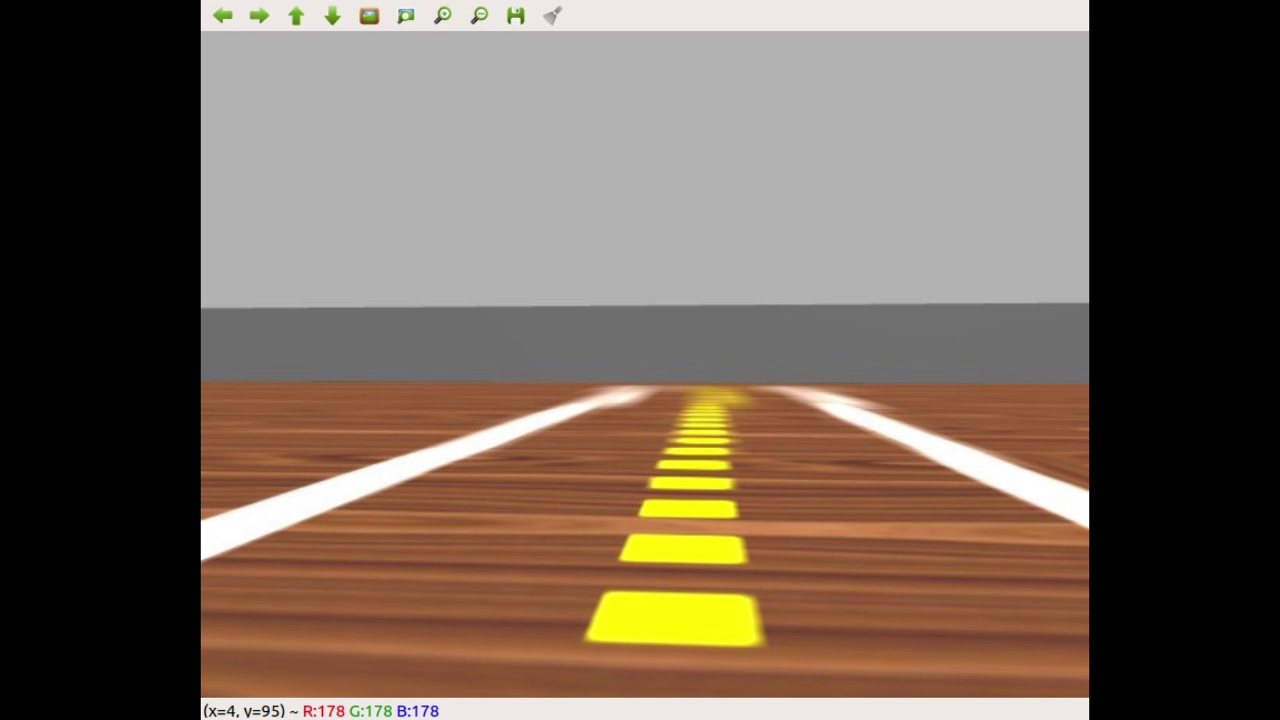
#> input picture robot-aps3-v2-tuesday09/frame01.jpg, 1280 x 720 px; the run also reads 3 pictures not shown here
$ jupyter execute --allow-errors atividade_Semana03.ipynb   (shell and % lines are left out)
#> lines starting #> are read from the running program, lines starting #| are printed output that depends on the picture; after the words box and inside, x2 and y2 are one past the last pixel; in counts of white or black regions, pixels touching at a corner belong together
### robot-aps3-v2-tuesday09/biblioteca.py
#!/usr/bin/python
# -*- coding: utf-8 -*-

import cv2
import numpy as np
import math

from sklearn.linear_model import LinearRegression
from scipy import stats

def segmenta_linha_amarela(bgr):
    """Não mude ou renomeie esta função
        deve receber uma imagem bgr e retornar os segmentos amarelos do centro da pista em branco.
        Utiliza a função cv2.morphologyEx() para limpar ruidos na imagem
    """
    img_hsv = cv2.cvtColor(bgr.copy(), cv2.COLOR_BGR2HSV)

    hsv1 = np.array([20, 100, 150])
    hsv2 = np.array([35, 255, 255])

    mask = cv2.inRange(img_hsv, hsv1, hsv2)

    mask = cv2.morphologyEx(mask,cv2.MORPH_CLOSE,np.ones((5, 5)))

    return mask

def encontrar_contornos(mask):
    """Não mude ou renomeie esta função
        deve receber uma imagem preta e branca os contornos encontrados
    """


    contornos, arvore = cv2.findContours(mask.copy(), cv2.RETR_TREE, cv2.CHAIN_APPROX_SIMPLE)
    return contornos


def crosshair(img, point, size, color):
    """ Desenha um crosshair centrado no point.
        point deve ser uma tupla (x,y)
        color é uma tupla R,G,B uint8
    """
    x,y = point
    cv2.line(img,(x - size,y),(x + size,y),color,2)
    cv2.line(img,(x,y - size),(x, y + size),color,2)

def encontrar_centro_dos_contornos(img, contornos):
    """Não mude ou renomeie esta função
        deve receber um contorno e retornar, respectivamente, a imagem com uma cruz no centro de cada segmento e o centro dele. formato: img, x, y
    """
    img_contornos = img.copy()
    X = []
    Y = []

    for contorno in contornos:
        M = cv2.moments(contorno)
        try:
            cX = int(M["m10"] / M["m00"])
            cY = int(M["m01"] / M["m00"])
            point = (int(cX), int(cY))
            crosshair(img_contornos, point, 15, (0, 0, 255))
            X.append(int(cX))
            Y.append(int(cY))
        except:
            pass

    return img_contornos, X, Y

def desenhar_linha_entre_pontos(img, X, Y, color):
    """Não mude ou renomeie esta função
        deve receber uma lista de coordenadas XY, e retornar uma imagem com uma linha entre os centros EM SEQUENCIA do mais proximo.
    """
    linha = img.copy()
    for i in range(len(X)-1):
        cv2.line(linha,(X[i],Y[i]),(X[i+1],Y[i+1]),(255, 0, 0), 2)

    return linha

def regressao_por_centro(img, x,y):
    """Não mude ou renomeie esta função
        deve receber uma lista de coordenadas XY, e estimar a melhor reta, utilizando o metodo preferir, que passa pelos centros. Retorne a imagem com a reta e os parametros da reta

        Dica: cv2.line(img,ponto1,ponto2,color,2) desenha uma linha que passe entre os pontos, mesmo que ponto1 e ponto2 não pertençam a imagem.
    """

    value =[]
    j = 0
    while j < len(x):
        a = ((x[j]*x[j]) + (y[j]*y[j]))**(1/2)
        value.append(a)
        j+=1
    # First quartile (Q1)
    Q1 = np.percentile(value, 25, interpolation = 'midpoint')

    # Third quartile (Q3)
    Q3 = np.percentile(value, 75, interpolation = 'midpoint')

    # Interquaritle range (IQR)
    iqr = Q3 - Q1
    filterx = []
    filtery = []
    i=0
    while i < len(value)-1:
        if Q1-(iqr*1.5) <= value[i]:
            if Q3+(iqr*1.5) >= value[i]:
                filterx.append(x[i])
                filtery.append(y[i])
                i += 1
        else:
            i+=1

    regressao = img.copy()
    slope, intercept, r, p, std_err = stats.linregress(filterx, filtery)

    ponto1 = (img.shape[1], int(slope * img.shape[1] + intercept))
    ponto2 = (0, int(slope * 0 + intercept))

    cv2.line(regressao, ponto1, ponto2, (0, 255, 0), 10)

    return regressao, [slope, intercept]

def calcular_angulo_com_vertical(img, lm):
    """Não mude ou renomeie esta função
        deve receber uma lista de coordenadas XY, e estimar a melhor reta, utilizando o metodo preferir, que passa pelos centros. Retorne a imagem com a reta.

        Dica: cv2.line(img,ponto1,ponto2,color,2) desenha uma linha que passe entre os pontos, mesmo que ponto1 e ponto2 não pertençam a imagem.
    """
    m = lm[0]

    alpha = math.atan(m)
    beta = abs(math.degrees(alpha))
    angulo = 90 - beta

    return angulo

### robot-aps3-v2-tuesday09/biblioteca2.py
#!/usr/bin/python
# -*- coding: utf-8 -*-

import cv2
import numpy as np
import math
import matplotlib.pyplot as plt


def segmenta_linha_branca(bgr):
    """Não mude ou renomeie esta função
        deve receber uma imagem e segmentar as faixas brancas
    """
    gray = bgr.copy()
    gray = cv2.cvtColor(gray, cv2.COLOR_BGR2GRAY)
    gray[gray > 240] = 255
    gray[gray < 240] = 0

    return gray


def estimar_linha_nas_faixas(img, mask):
    """Não mude ou renomeie esta função
        deve receber uma imagem preta e branca e retorna dois pontos que formen APENAS uma linha em cada faixa. Desenhe cada uma dessas linhas na iamgem.
         formato: [[(x1,y1),(x2,y2)], [(x1,y1),(x2,y2)]]
    """

    x5 = 0
    x6 = 0
    y5 = 0
    y6 = 0
    x3 = 0
    y3 = 0
    x4 = 0
    y4 = 0
    coeflist = []
    linhas = [[(x5,y5),(x6,y6)], [(x3,y3),(x4,y4)]]
    coeflist
    minLineLength = 1000
    maxLineGap = 50
    lines = cv2.HoughLinesP(mask,1,np.pi/180,100,minLineLength,maxLineGap)
    for line in lines:
        x1, y1, x2, y2 = line[0]
        coef = (y2-y1)/(x2-x1)
        coeflist.append(coef)
    direita = coeflist.index(min(coeflist))
    esquerda = coeflist.index(max(coeflist))
    x5, y5, x6, y6 = lines[direita][0][0], lines[direita][0][1], lines[direita][0][2], lines[direita][0][3]
    x3, y3, x4, y4 = lines[esquerda][0][0], lines[esquerda][0][1], lines[esquerda][0][2], lines[esquerda][0][3]
    linhas = [[(x5,y5),(x6,y6)], [(x3,y3),(x4,y4)]]
    comeco = (x5,y5)
    fim = (x6,y6)
    comeco2 = (x3,y3)
    fim2 = (x4,y4)
    cv2.line(img,comeco, fim, (255, 0, 255), thickness=3, lineType=8)
    cv2.line(img,comeco2, fim2, (255, 0, 255), thickness=3, lineType=8)

    return linhas, img


def calcular_equacao_das_retas(linhas):
    """Não mude ou renomeie esta função
        deve receber dois pontos que estejam em cada uma das faixas e retornar a equacao das duas retas. Onde y = h + m * x. Formato: [(m1,h1), (m2,h2)]
    """
    coeficiente = []
    for linha in linhas:
        x5, x6 = linha[0][0],linha [1][0]
        y5, y6 = linha[0][1], linha[1][1]
        m = (y5-y6)/(x5-x6)
        h = y6 - (m*x6)
        coefi = [m,h]
        print(coefi)
        coeficiente.append(coefi)

    return coeficiente

def calcular_ponto_de_fuga(img, equacoes):
    """Não mude ou renomeie esta função
        deve receber duas equacoes de retas e retornar o ponto de encontro entre elas. Desenhe esse ponto na imagem.
    """

    h1 = equacoes[0][1]
    h2 = equacoes[1][1]
    m1 = equacoes[0][0]
    m2 = equacoes[1][0]
    xi = int((h2-h1)/(m1-m2))
    yi = int((m1*xi) + h1)
    pontoFuga = img.copy()

    # Center coordinates
    center_coordinates = (xi, yi)

    # Radius of circle
    radius = 10

    # Blue color in BGR
    color = (255, 0, 255)

    # Line thickness of 2 px
    thickness = -1

    # Using cv2.circle() method
    # Draw a circle with blue line borders of thickness of 2 px
    cv2.circle(pontoFuga, center_coordinates, radius, color, thickness)


    return pontoFuga, (xi,yi)


### robot-aps3-v2-tuesday09/biblioteca_cow.py
#!/usr/bin/python
# -*- coding: utf-8 -*-

import cv2
import numpy as np
import math
import matplotlib.pyplot as plt
import os


def load_mobilenet():
    """Não mude ou renomeie esta função
        Carrega o modelo e os parametros da MobileNet. Retorna a classe da rede.
    """
    proto = "./mobilenet_detection/MobileNetSSD_deploy.prototxt.txt" # descreve a arquitetura da rede
    model = "./mobilenet_detection/MobileNetSSD_deploy.caffemodel" # contém os pesos da rede em si

    net = cv2.dnn.readNetFromCaffe(proto, model)

    return net

# [157 lines left out: functions detect, separar_caixa_entre_animais, calcula_iou, checar_perigo, not called in this run]

### robot-aps3-v2-tuesday09/atividade_Semana03.ipynb
# Entregável 3 de Visão Computacional e Robótica

Entrega até 12/03 ao fim do atendimento (a revisar)

Pode ser feito **em trios**

Nesta semana vamos trabalhar com um assunto extremamente atual: reconhecimento de objetos e rastreamento

Referências:

[https://www.pyimagesearch.com/2018/07/30/opencv-object-tracking/](https://www.pyimagesearch.com/2018/07/30/opencv-object-tracking/)

[https://github.com/iArunava/YOLOv3-Object-Detection-with-OpenCV/](https://github.com/iArunava/YOLOv3-Object-Detection-with-OpenCV/)

[https://www.pyimagesearch.com/2017/09/11/object-detection-with-deep-learning-and-opencv/](https://www.pyimagesearch.com/2017/09/11/object-detection-with-deep-learning-and-opencv/)

Ouça a explicacão do professor sobre rastreamento e deteção

[cell 1]
import cv2
import matplotlib.pyplot as plt
import numpy as np
import math
import biblioteca

#> (the rest of this cell did not finish here and is left out)

### Carregar as imagens

A seguir, vocês podem alterar qual imagem de teste esta sendo utilizada no notebook, o codigo deve funcionar em todas as 3.

[cell 2]
img1 = cv2.imread("frame01.jpg")
#> img1 is the input picture: shape (720, 1280, 3); mean B, G, R 87.5, 100.4, 115.5
img2 = cv2.imread("frame02.jpg")
img3 = cv2.imread("frame03.jpg") # Mais dificil

img = img1.copy()

## Parte 1
### Segmentar Linhas Amarelas
Modifique a função `segmenta_linha_amarela` do arquivo [fotogrametria.py](fotogrametria.py) para segmentar as linhas amarelas no centro da pista.

Utiliza a função cv2.morphologyEx() para limpar ruidos na imagem

[cell 3]
mask = biblioteca.segmenta_linha_amarela(img)
#> in segmenta_linha_amarela, `mask = cv2.inRange(img_hsv, hsv1, hsv2)`:
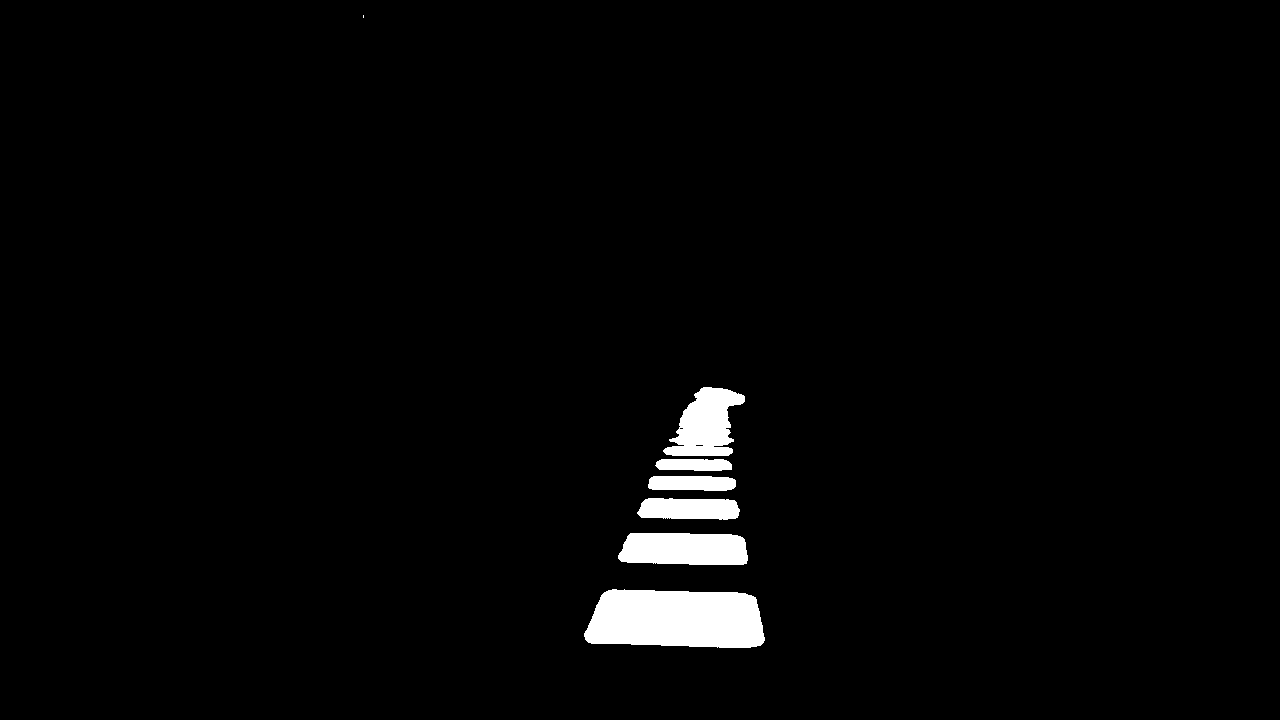
#> mask: shape (720, 1280); 2.2% white; 7 white regions (1 under 20 px), largest, box (x1, y1, x2, y2) and area: (584, 589, 765, 648) 9178, (618, 533, 748, 565) 3765, (663, 387, 745, 456) 3426, (637, 498, 740, 520) 1946, (648, 476, 736, 491) 1193, (655, 459, 732, 471) 824

f, ax = plt.subplots(1, 2, figsize=(16,6))

ax[0].imshow(cv2.cvtColor(img, cv2.COLOR_BGR2RGB))
ax[1].imshow(mask, cmap="Greys_r")
ax[0].set_title('original')
ax[1].set_title('segmentado_ciano')

ax[0].axis('off')
ax[1].axis('off')

plt.show()

# Saida Esperada:
# Uma imagem com o as linhas amarelas da pista em branco

## Parte 2
### Segmentar Segmentos da Linha Amarela
Modifique a função `encontrar_contornos` e `encontrar_centro_dos_contornos` do arquivo [fotogrametria.py](fotogrametria.py) calcular os contornos e calcular o centro. Na função `encontrar_centro_dos_contornos` desenhe também o centro com uma cruz.

Dica: Utilize `crosshair(img, point, size, color)` para desenhar uma cruz no ponto.

[cell 4]
# Contornos
contornos = biblioteca.encontrar_contornos(mask)
#> in encontrar_contornos, `contornos, arvore = cv2.findContours(mask.copy(), cv2.RETR_TREE, cv2.C..`: contornos = 6 contours, 1 with area under 20; largest, box (x1, y1, x2, y2) and area: (584, 589, 765, 648) 8968, (655, 387, 745, 471) 4385, (618, 533, 748, 565) 3620, (637, 498, 740, 520) 1841, (648, 476, 736, 491) 1098; arvore = [[1, -1, -1, -1], [2, 0, -1, -1], [3, 1, -1, -1], [4, 2, -1, -1], [5, 3, -1, -1], [-1, 4, -1, -1]]
cv2.drawContours(img, contornos, -1, [0, 0, 255], 2)
#> img: shape (720, 1280, 3); 0.51% of pixels changed, all inside (x1, y1, x2, y2) = (362, 14, 766, 649)


# # Centro de Massamask
img, X, Y = biblioteca.encontrar_centro_dos_contornos(img, contornos)
#> the loop in encontrar_centro_dos_contornos, `for contorno in contornos:` made 6 passes
#> (cX, cY, x in crosshair, y in crosshair) on passes 1 to 5: (676, 618, 676, 618), (684, 548, 684, 548), (688, 508, 688, 508), (691, 482, 691, 482), (702, 433, 702, 433)
#> after the loop in encontrar_centro_dos_contornos, `for contorno in contornos:`:
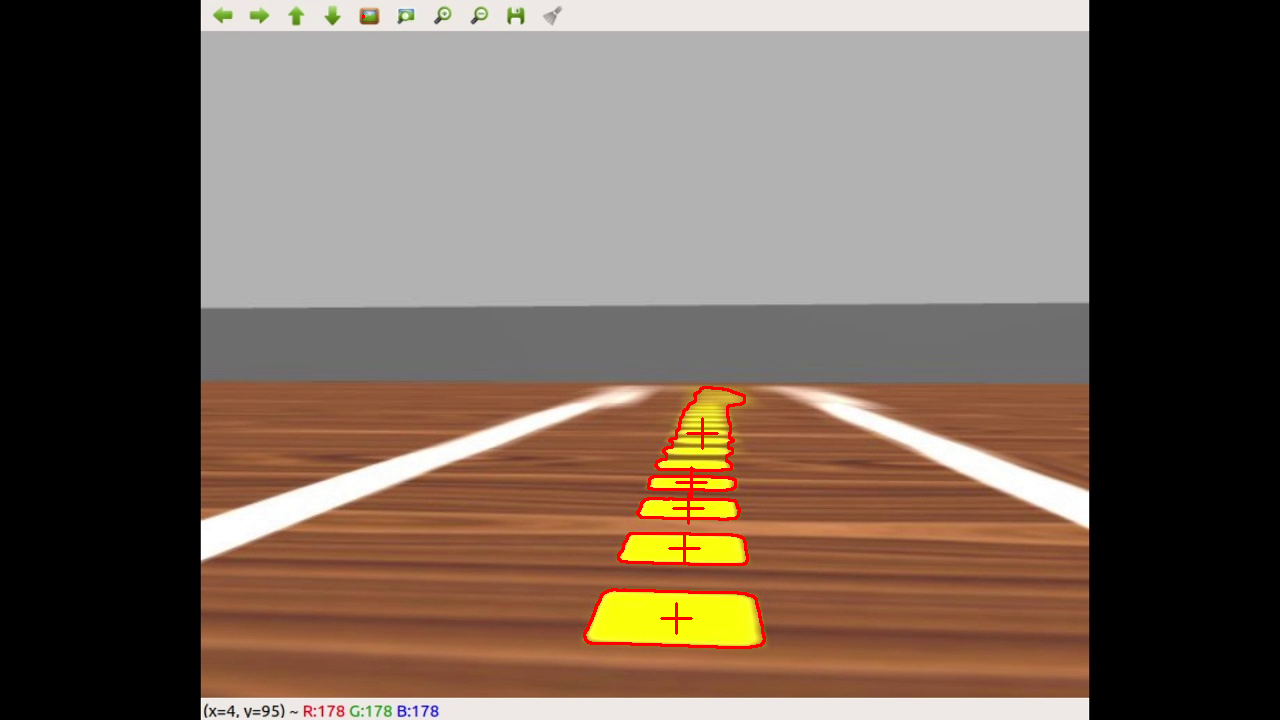
#> img_contornos: shape (720, 1280, 3); mean B, G, R 87.3, 99.4, 115.9
#> after the loop in encontrar_centro_dos_contornos, `for contorno in contornos:`: X = [676, 684, 688, 691, 702]; Y = [618, 548, 508, 482, 433]
#> X = [676, 684, 688, 691, 702]; Y = [618, 548, 508, 482, 433]

plt.axis('off')
plt.imshow(cv2.cvtColor(img, cv2.COLOR_BGR2RGB))

# Saida Esperada:
# Imagem original com os contornos de cada segmento denhados e uma cruz no centro de cada um.

## Parte 3
### Calcular Regressão Linear

Primeiro modifique a função `desenhar_linha_entre_pontos` do arquivo [fotogrametria.py](fotogrametria.py) para desenhar uma linha entre cada um dos centros dos segmentos.

Em seguida modifique a função `regressao_por_centro` do arquivo [fotogrametria.py](fotogrametria.py) para ajustar uma linha entre os centros dos segmentos. Desenhe a linha na imagem.

Dica: `cv2.line(img,ponto1,ponto2,color,2)` desenha uma linha que passe entre os pontos, mesmo que ponto1 e ponto2 `não pertençam` a imagem.

[cell 5]
f, ax = plt.subplots(1, 2, figsize=(16,6))

# Desenhar Linha entre pontos
img = biblioteca.desenhar_linha_entre_pontos(img, X,Y, (255,0,0))
#> the loop in desenhar_linha_entre_pontos, `for i in range(len(X)-1):` made 4 passes
#> after the loop in desenhar_linha_entre_pontos, `for i in range(len(X)-1):`:
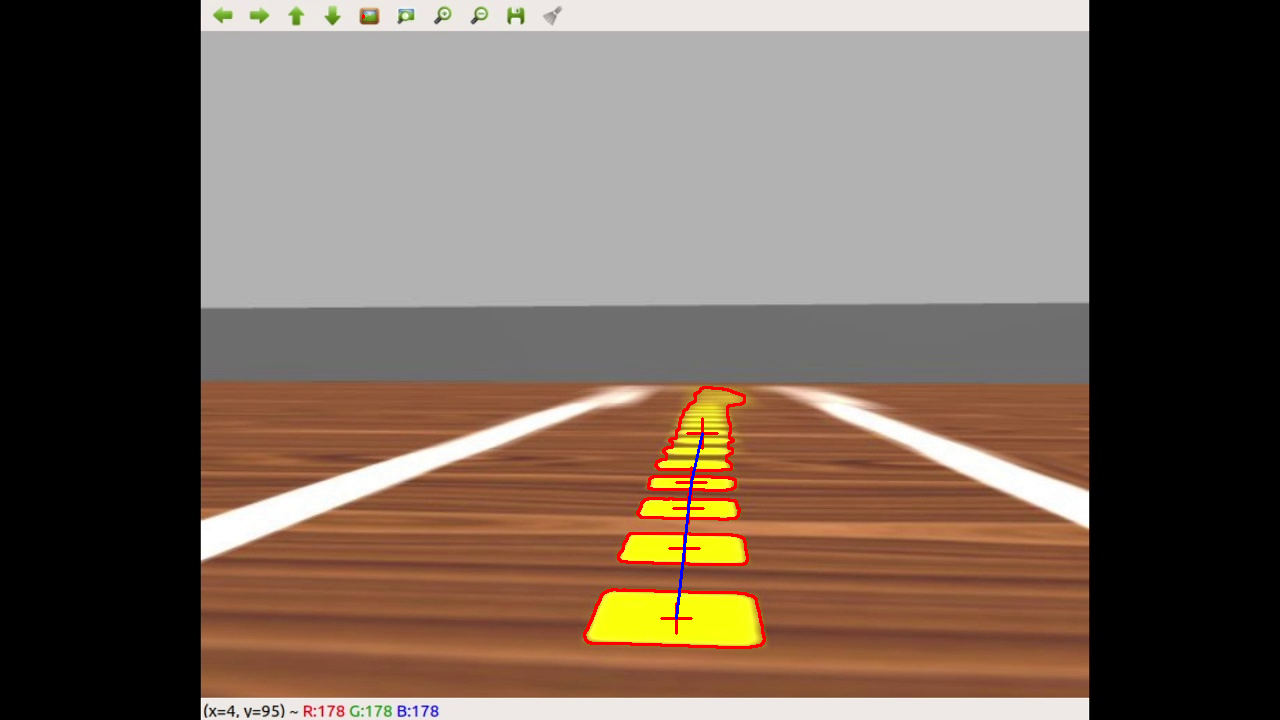
#> linha: shape (720, 1280, 3); 0.06% of pixels changed, all inside (x1, y1, x2, y2) = (675, 432, 704, 620)
ax[0].imshow(cv2.cvtColor(img, cv2.COLOR_BGR2RGB))

# Regressão Linear
if X:
## Regressão pelo centro
    img, lm = biblioteca.regressao_por_centro(img, X,Y)
#> the loop in regressao_por_centro, `while j < len(x):` made 5 passes
#> a on passes 1 to 5: 915.9, 876.4, 855.2, 842.5, 824.8
#> after the loop in regressao_por_centro, `while j < len(x):`: j = 5; value = [915.9, 876.4, 855.2, 842.5, 824.8]
#> in regressao_por_centro, `Q1 = np.percentile(value, 25, interpolation = 'midpoint')`: Q1 = 842.5
#> in regressao_por_centro, `Q3 = np.percentile(value, 75, interpolation = 'midpoint')`: Q3 = 876.4
#> in regressao_por_centro, `iqr = Q3 - Q1`: iqr = 33.95
#> the loop in regressao_por_centro, `while i < len(value)-1:` made 4 passes
#> after the loop in regressao_por_centro, `while i < len(value)-1:`: filterx = [676, 684, 688, 691]; filtery = [618, 548, 508, 482]; i = 4
#> in regressao_por_centro, `slope, intercept, r, p, std_err = stats.linregress(filterx, filtery)`: slope = -9.11; intercept = 6778.7; r = -1; p = 0.000339; std_err = 0.168
#> in regressao_por_centro, `ponto1 = (img.shape[1], int(slope * img.shape[1] + intercept))`: ponto1 = (1280, -4885)
#> in regressao_por_centro, `ponto2 = (0, int(slope * 0 + intercept))`: ponto2 = (0, 6778)
#> in regressao_por_centro, `cv2.line(regressao, ponto1, ponto2, (0, 255, 0), 10)`:
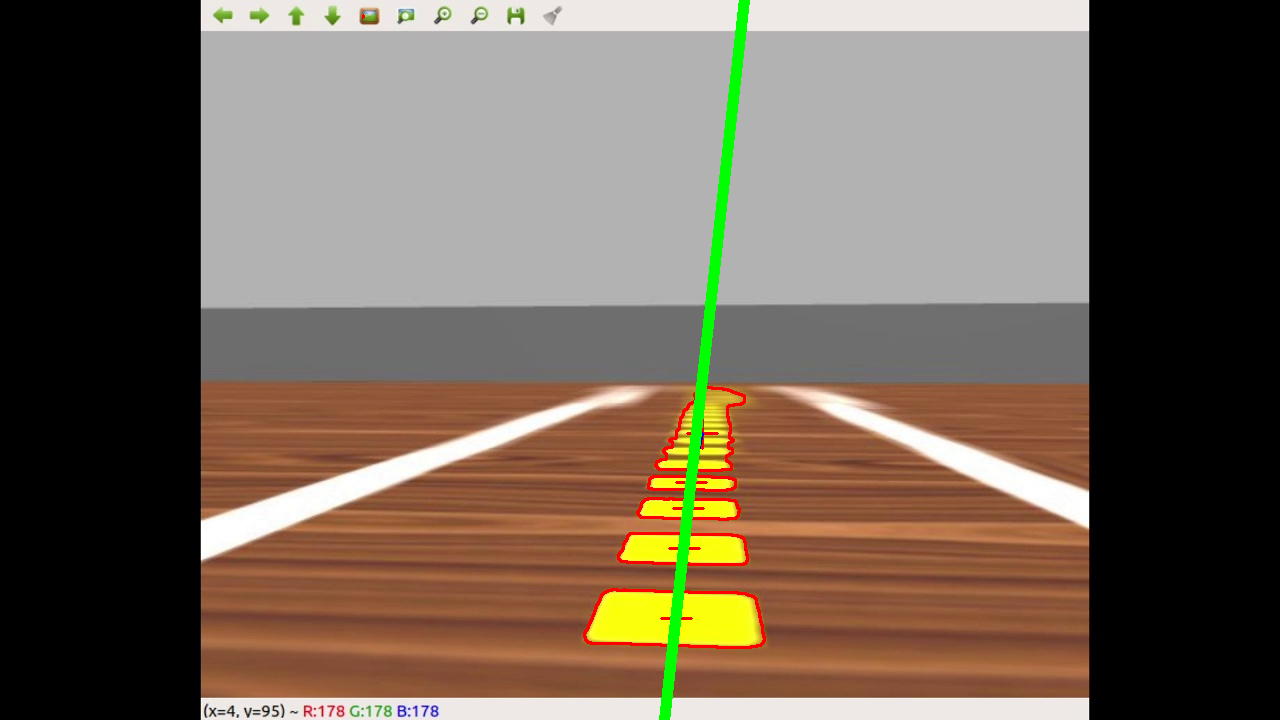
#> regressao: shape (720, 1280, 3); 0.87% of pixels changed, all inside (x1, y1, x2, y2) = (659, 0, 750, 720)
#> lm = [-9.11, 6778.7]

ax[1].imshow(cv2.cvtColor(img, cv2.COLOR_BGR2RGB))
ax[0].set_title('linha entre os centros')
ax[1].set_title('regressao dos centros')

ax[0].axis('off')
ax[1].axis('off')

plt.show()
#> (the rest of the program and of its run is left out)
